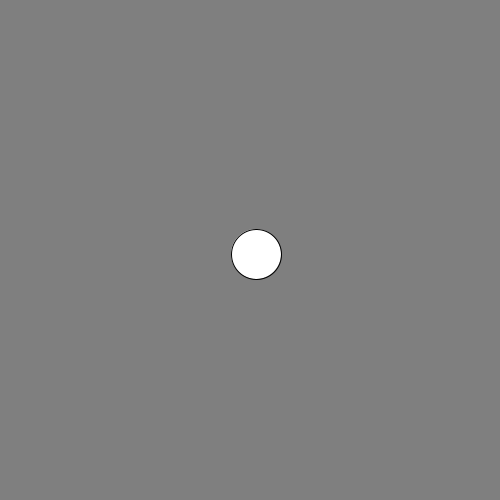
Frame 1 (no input)
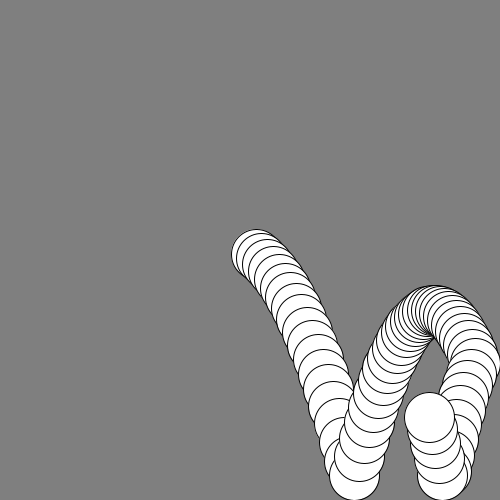
Frame 60 (the mouse pressed at the canvas centre just before this capture)
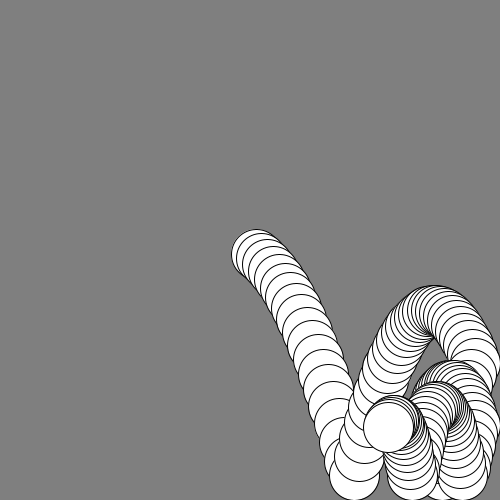
Frame 120 (the mouse held since frame 60 and released just before this capture)

The Processing sketch that drew these frames (run headless with seeded random() and noise(); from frame 60 on, the mouse is pressed at the canvas centre):

// Processing sketch: motion_05
// ── motion_05.pde
// position
float x;
float y;

// speed
float speed_x = 6;
float speed_y = 3;

// acceleration due to gravity
float gravity = 1;

float dampening = .99;

float size = 50;

void setup() {
  size(500, 500);
  background(127);

  // place the ball in the center of our screen
  x = width / 2;
  y = height / 2;
}

void draw() {

  //background(127);

  // add acceleration due to gravity to the speed_y
  speed_y += gravity;

  // add the speed value to the position
  x += speed_x;
  y += speed_y;

  // logic to make the ball bounce
  if ( x > width-(size/2) ) {
    x = width-(size/2);
    speed_x *= -1;
  }
  if (x < size/2) {
    x = size/2;
    speed_x *= -1;
  }

  if ( y > height-(size/2) ) {
    y = height-(size/2);
    speed_y *= -1;
  }
  if (y < size/2) {
    y = size/2;
    speed_y *= -1;
  }
  
  speed_x *= dampening;
  speed_y *= dampening;

  //// wrap around the screen
  //x = (x + width) % width;
  //y = (y + height) % height;

  circle(x, y, size);
}

void mousePressed(){
  speed_x = random(-10,10);
  speed_y = random(-10,-5);
}
